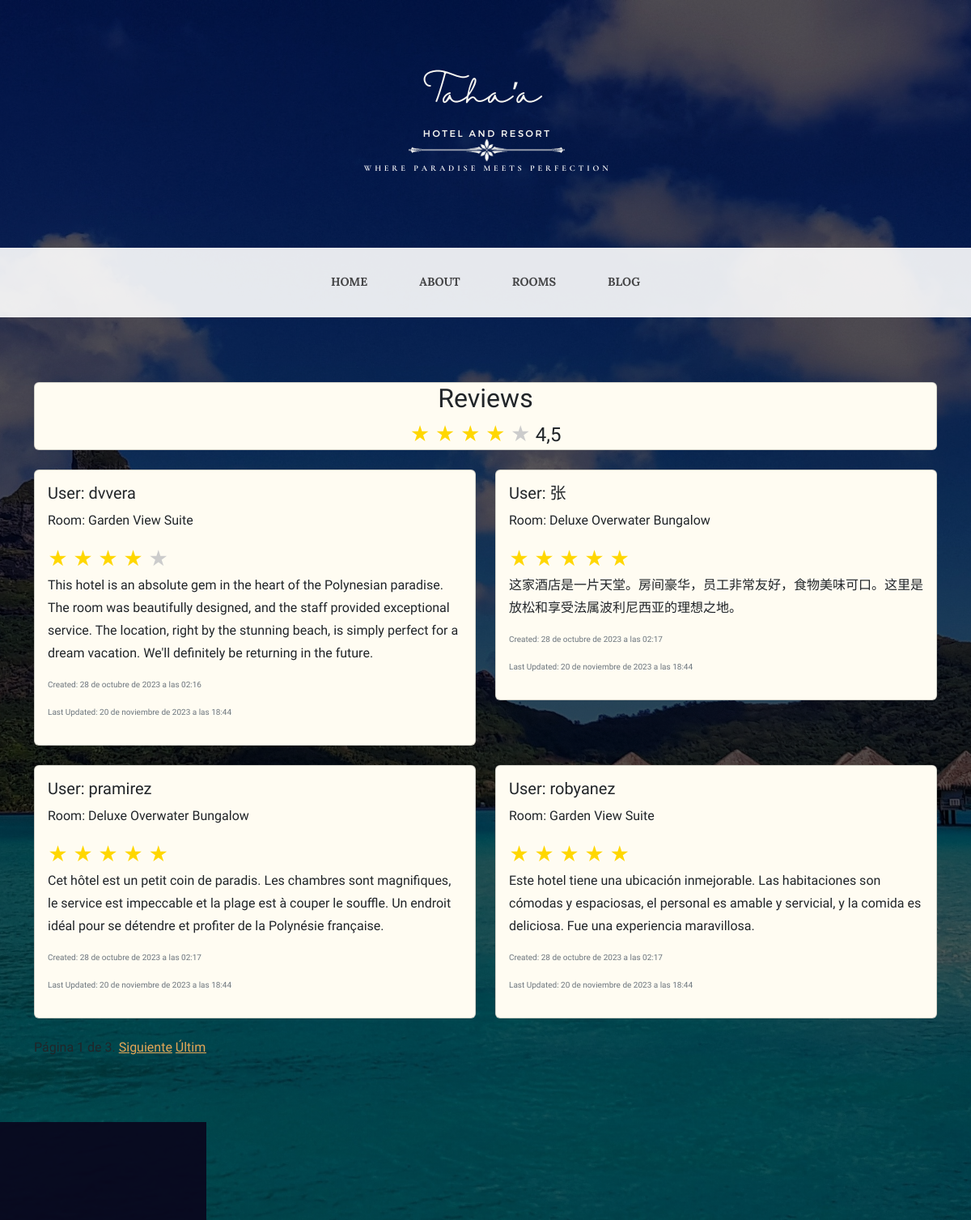
Screenshot of /blog/ with the database file from the repository.
### blog/models.py (models this page shows, shortened)
class Comentario(models.Model):
    username = models.CharField(max_length=100)
    comentario = models.TextField()
    rating = models.IntegerField(choices=[(i, i) for i in range(1, 6)])
    fecha_entrada = models.DateTimeField(auto_now_add=True)
    fecha_actualizacion = models.DateTimeField(auto_now=True)
    tipo_habitacion = models.ForeignKey(
        TipoHabitacion, on_delete=models.CASCADE, null=True
    )
    class Meta:
        verbose_name = "Review"
        verbose_name_plural = "Reviews"
    class Meta:
        verbose_name = "Review"
        verbose_name_plural = "Reviews"

class TipoHabitacion(models.Model):
    nombre = models.CharField(max_length=100)
    numero = models.CharField(primary_key=True, max_length=20)

### blog/views.py (the view)
# urls.py: path('blog/',blog_views.Blog,name='blog'),
def Blog(request):
    comentarios_list = Comentario.objects.all()
    avg_rating = comentarios_list.aggregate(Avg("rating"))["rating__avg"]
    paginator = Paginator(comentarios_list, 4)
    page_number = request.GET.get("page")
    try:
        comentarios = paginator.page(page_number)
    except PageNotAnInteger:
        comentarios = paginator.page(1)
    except EmptyPage:
        comentarios = paginator.page(paginator.num_pages)
    return render(
        request,
        "blog/blog.html",
        {
            "comentarios": comentarios,
            "avg_rating": avg_rating,
        },
    )

### core/templates/blog/blog.html (shortened to what this page needs)
{% extends "core/base.html" %}
{% block content %}
<section class="page-section">
    <div class="container">
        <div class="card text-center my-4">
            <h2><span class="section-heading-lower">Reviews</span></h2>
            <div class="star-rating">
                {% for star in "12345" %}
                <span class="{% if forloop.counter <= avg_rating %}star-fill{% else %}star-empty{% endif %}">&#9733;</span>
                {% endfor %}
                <span>{{ avg_rating|floatformat:1 }}</span>
            </div>
        </div>
        <div class="row">
            {% for comentario in comentarios %}
            <div class="col-md-6 col-12">
                <div class="card mb-4">
                    <div class="card-body">
                        <h5 class="card-title">User: {{ comentario.username }}</h5>
                        <p class="card-text">Room: {{ comentario.tipo_habitacion.nombre }}</p>
                        <div class="star-rating">
                            {% for star in "12345" %}
                                <span class="{% if forloop.counter <= comentario.rating %}star-fill{% else %}star-empty{% endif %}">&#9733;</span>
                            {% endfor %}
                        </div>
                        <p class="card-text">{{ comentario.comentario }}</p>
                        <p class="extra-small-text text-muted">Created: {{ comentario.fecha_entrada }}</p>
                        <p class="extra-small-text text-muted">Last Updated: {{ comentario.fecha_actualizacion }}</p>
                    </div>
                </div>
            </div>
            {% endfor %}
        </div>
        <div class="pagination">
            <span class="step-links">
                <span class="current">
                    Página {{ comentarios.number }} de {{ comentarios.paginator.num_pages }}.
                </span>
                {% if comentarios.has_next %}
                    <a href="?page={{ comentarios.next_page_number }}">Siguiente</a>
                    <a href="?page={{ comentarios.paginator.num_pages }}">Última &raquo;</a>
                {% endif %}
            </span>
        </div>
    </div>
</section>
{% endblock content %}

### core/templates/core/base.html (shortened to what this page needs)
{% load static %}
<!DOCTYPE html>
<html lang="en">
    <head>
        <link href="{% static 'css/styles.css' %}" rel="stylesheet" />
    </head>
    <body style="background-image: linear-gradient(rgba(0, 0, 0, 0.65), rgba(0, 0, 0, 0.65)), url({% static 'img/bg.jpeg' %});
                background-attachment: fixed;
                background-position: center;
                background-size: cover;">
        <header>
            <h1 class="site-heading text-center d-none d-lg-block">
                <img class="intro-img img-fluid mb-3 mb-lg-0 rounded" src="{% static 'img/logo.png' %}" alt="..." />
            </h1>
        </header>
        <nav class="navbar sticky-top navbar-expand-lg navbar-dark py-lg-4" id="mainNav">
            <div class="container">
                <div class="collapse navbar-collapse" id="navbarSupportedContent">
                    <ul class="navbar-nav mx-auto">
                        <li class="nav-item px-lg-4"><a class="nav-link text-uppercase" href="/">Home</a></li>
                        <li class="nav-item px-lg-4"><a class="nav-link text-uppercase" href="/about">About</a></li>
                        <li class="nav-item px-lg-4"><a class="nav-link text-uppercase" href="/rooms">Rooms</a></li>
                        <li class="nav-item px-lg-4"><a class="nav-link text-uppercase" href="/blog">Blog</a></li>
                    </ul>
                </div>
            </div>
        </nav>
        {% block content %}{% endblock content %}
        <footer class="footer text-faded text-center py-5">
            <div class="container"><p class="m-0 small">Copyright &copy; Taha'a &#9733;&#9733;&#9733;&#9733;&#9733; 2023</p></div>
        </footer>
    </body>
</html>

### rows the page displays
Comentario: username "dvvera", tipo_habitacion.nombre "Garden View Suite", comentario "This hotel is an absolute gem in the heart of the Polynesian paradise. The room was beautifully designed, and the staff provided exceptional service. The location, right by the stunning beach, is simply perfect for a dream vacation. We'll definitely be returning in the future.", fecha_entrada "28 de octubre de 2023 a las 02:16", fecha_actualizacion "20 de noviembre de 2023 a las 18:44"
Comentario: username "张", tipo_habitacion.nombre "Deluxe Overwater Bungalow", comentario "这家酒店是一片天堂。房间豪华，员工非常友好，食物美味可口。这里是放松和享受法属波利尼西亚的理想之地。", fecha_entrada "28 de octubre de 2023 a las 02:17", fecha_actualizacion "20 de noviembre de 2023 a las 18:44"
Comentario: username "pramirez", tipo_habitacion.nombre "Deluxe Overwater Bungalow", comentario "Cet hôtel est un petit coin de paradis. Les chambres sont magnifiques, le service est impeccable et la plage est à couper le souffle. Un endroit idéal pour se détendre et profiter de la Polynésie française.", fecha_entrada "28 de octubre de 2023 a las 02:17", fecha_actualizacion "20 de noviembre de 2023 a las 18:44"
Comentario: username "robyanez", tipo_habitacion.nombre "Garden View Suite", comentario "Este hotel tiene una ubicación inmejorable. Las habitaciones son cómodas y espaciosas, el personal es amable y servicial, y la comida es deliciosa. Fue una experiencia maravillosa.", fecha_entrada "28 de octubre de 2023 a las 02:17", fecha_actualizacion "20 de noviembre de 2023 a las 18:44"

### other values shown
{{ avg_rating|floatformat:1 }} "4,5"
{{ comentarios.number }} "1"
{{ comentarios.paginator.num_pages }} "3"
